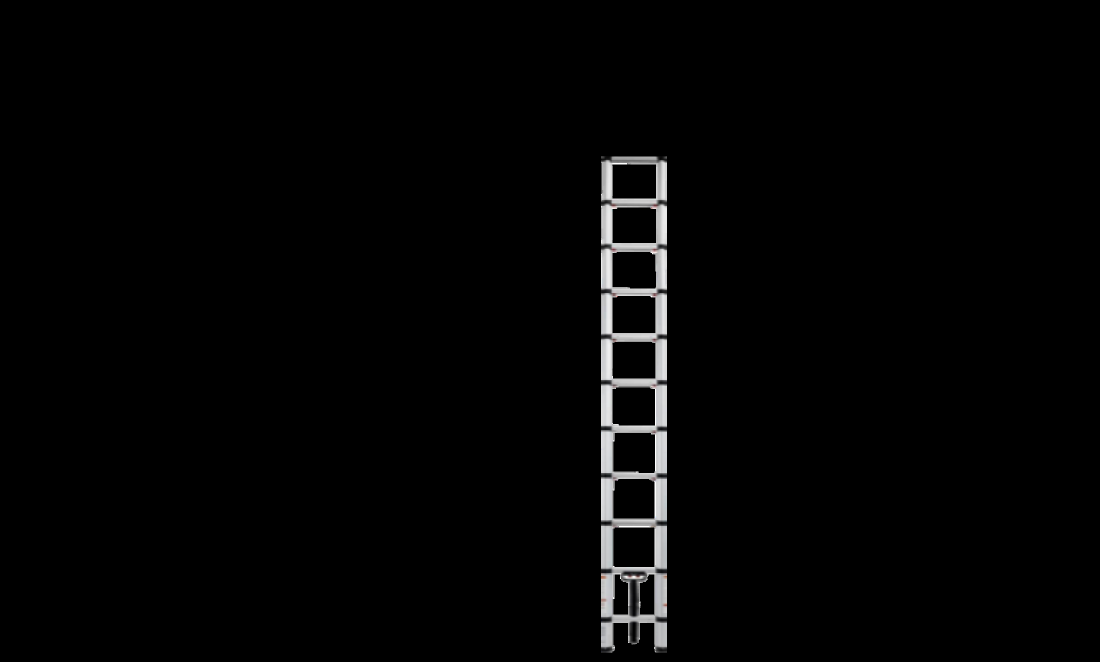
#> input picture p1/demo.png, 2200 x 1324 px (shown at 1/2 size)
$ python AffineTransformations.py
#> lines starting #> are read from the running program, lines starting #| are printed output that depends on the picture; after the words box and inside, x2 and y2 are one past the last pixel; in counts of white or black regions, pixels touching at a corner belong together
import cv2
import matplotlib.pyplot as plt
import numpy as np
from PIL import Image


# get bounding box
def bbox(img):
    rows = np.any(img, axis=1)
    cols = np.any(img, axis=0)
    rmin, rmax = np.where(rows)[0][[0, -1]]
    cmin, cmax = np.where(cols)[0][[0, -1]]

    return rmin, rmax, cmin, cmax


# generate image with black background
img = cv2.imread('demo.png')
#> img is the input picture: shape (1324, 2200, 3); mean B, G, R 4.2, 4.1, 4.1
rows, cols, dim = img.shape
#> rows = 1324; cols = 2200; dim = 3
img = cv2.cvtColor(img, cv2.COLOR_BGR2RGB)
M = np.float32([[1, 0, 0],
                [0, 1, 0],
                [0, 0, 1]])
result = cv2.warpPerspective(img, M, (int(cols), int(rows)))
cv2.imwrite("result.jpg", result)

# projection
result_img = cv2.imread('result.jpg')
result_img = cv2.cvtColor(result_img, cv2.COLOR_BGR2RGB)
rows, cols, dim = result_img.shape
rmin, rmax, cmin, cmax = bbox(result_img)
#> in bbox, `rows = np.any(img, axis=1)`: rows = 1324 rows, first 8: [False, False, False], [False, False, False], [False, False, False], [False, False, False], [False, False, False], [False, False, False], [False, False, False], [False, False, False]
#> in bbox, `cols = np.any(img, axis=0)`: cols = 2200 rows, first 8: [False, False, False], [False, False, False], [False, False, False], [False, False, False], [False, False, False], [False, False, False], [False, False, False], [False, False, False]
#> in bbox, `rmin, rmax = np.where(rows)[0][[0, -1]]`: rmin = 312; rmax = 1311
#> in bbox, `cmin, cmax = np.where(cols)[0][[0, -1]]`: cmin = 1199; cmax = 1344
#> rmin = 312; rmax = 1311; cmin = 1199; cmax = 1344
src = np.array([[cmin,rmin],[cmax,rmin],[cmin,rmax],[cmax,rmax]],dtype = "float32")
#> src = [[1199, 312], [1344, 312], [1199, 1311], [1344, 1311]]
dst = np.array([[cmin-1024,rmin+128],[cmax-1024,rmin+128],[cmin+1024,rmax-64],[cmax+1024,rmax-64]],dtype = "float32")
#> dst = [[175, 440], [320, 440], [2223, 1247], [2368, 1247]]
M = cv2.getPerspectiveTransform(src, dst)
#> M = [[1, 2.05, -1663.6], [3.28e-16, 0.808, 188], [4.86e-19, 1.95e-18, 1]]
out_img = cv2.warpPerspective(result_img, M,(int(cols*1.5), int(rows*1.5)))
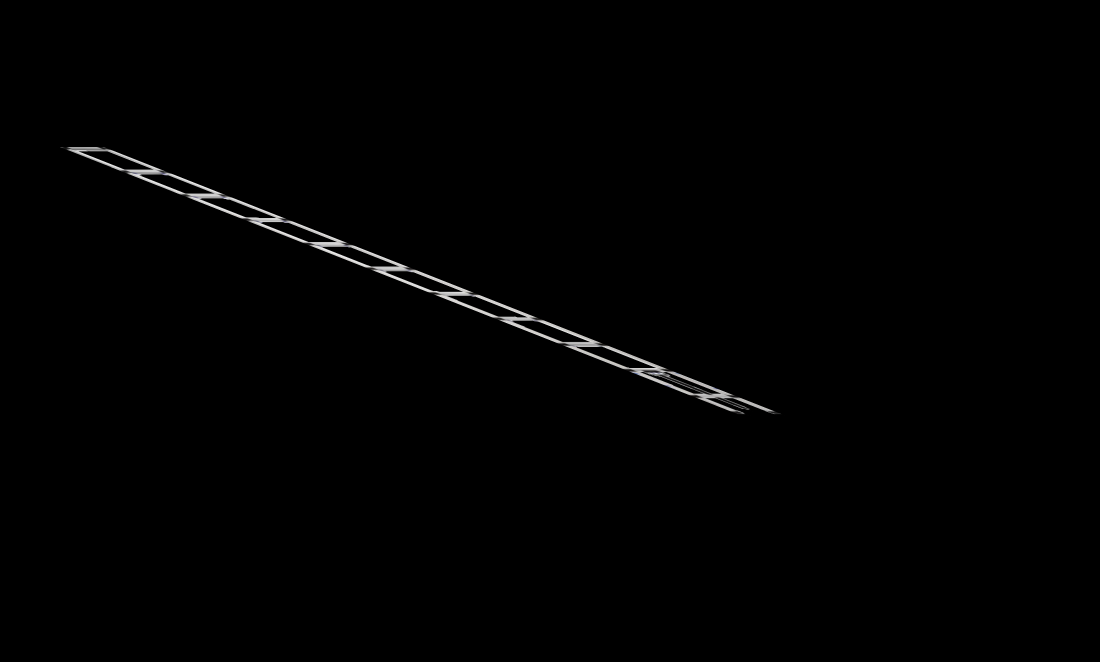
#> out_img: shape (1986, 3300, 3) (shown at 1/3 size); mean R, G, B 1.5, 1.5, 1.5
cv2.imwrite("project.jpg", out_img)


# rotate, and mirror image
result_img = cv2.imread('project.jpg')
#> result_img: shape (1986, 3300, 3)
result_img = cv2.cvtColor(result_img, cv2.COLOR_BGR2RGB)
rows, cols, dim = result_img.shape
#> rows = 1986; cols = 3300
# uncomment the line below and comment the next line will rotate the ladder.
# angle = np.radians(30)
angle = np.radians(0)
# transformation matrix for Rotation
M = np.float32([[np.cos(angle), -(np.sin(angle)), 0],
            	[np.sin(angle), np.cos(angle), 0],
            	[0, 0, 1]])

result = cv2.warpPerspective(result_img, M, (int(cols), int(rows)))

# uncomment the line below will mirror the ladder.
# result = cv2.flip(result, flipCode=-1)
cv2.imwrite("project_affine.jpg", result)


# find roi
img = cv2.imread("project_affine.jpg")
#> img: shape (1986, 3300, 3)
rmin, rmax, cmin, cmax = bbox(img)
#> in bbox (call 2), `rows = np.any(img, axis=1)`: rows = 1986 rows, first 8: [False, False, False], [False, False, False], [False, False, False], [False, False, False], [False, False, False], [False, False, False], [False, False, False], [False, False, False]
#> rmin = 440; rmax = 1247; cmin = 176; cmax = 2357
roi = img[rmin: rmax+1, cmin: cmax+1]
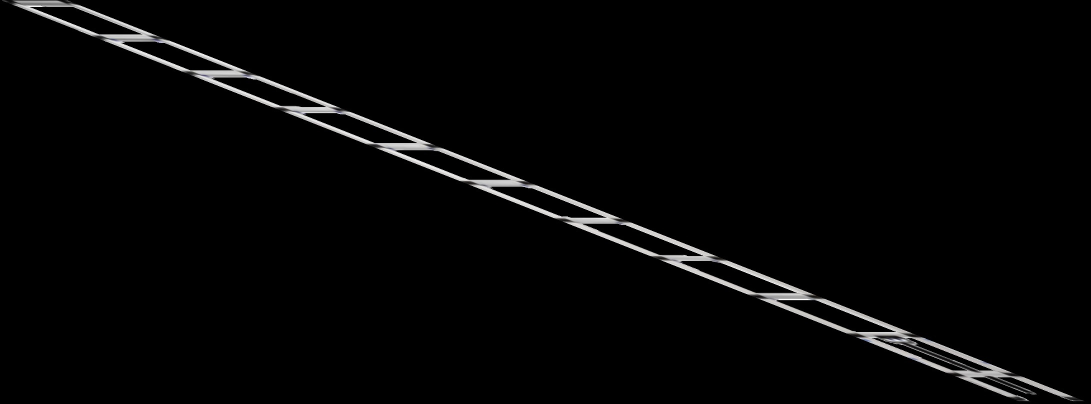
#> roi: shape (808, 2182, 3) (shown at 1/2 size); mean B, G, R 5.5, 5.5, 5.6


# paste the ladder into the backgound
img = cv2.imread("back.jpg")
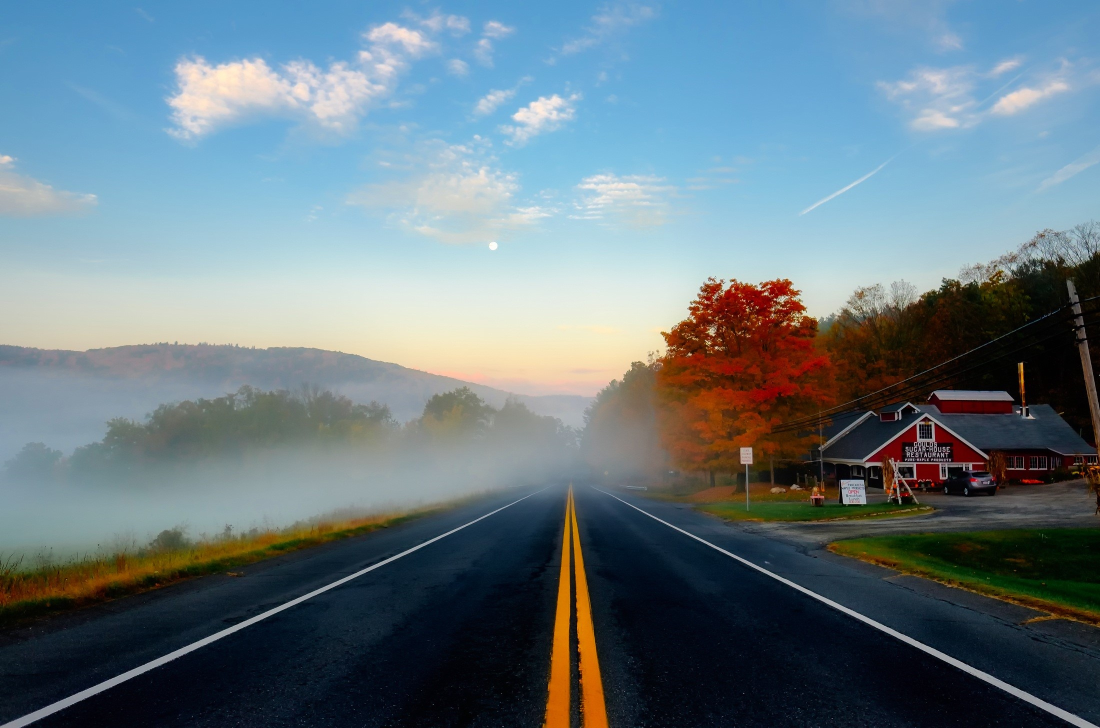
#> input picture p1/back.jpg, 2200 x 1456 px (shown at 1/2 size)
#> img is the input picture: shape (1456, 2200, 3); mean B, G, R 128.5, 120.3, 103.1
img_overlay_rgba = cv2.imread("project_affine.jpg")
img_overlay_rgba = cv2.cvtColor(img_overlay_rgba, cv2.COLOR_BGR2RGB)
img_overlay_rgba = cv2.resize(img_overlay_rgba, (360, 360))
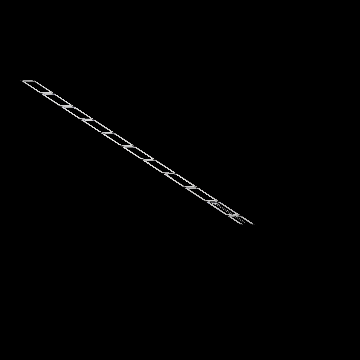
#> img_overlay_rgba: shape (360, 360, 3); mean R, G, B 1.5, 1.5, 1.5

# translation change x and y
# uncomment the line below and comment the next line will do the translation.
x, y = 1200, 1000 # default
# x, y = 1000, 1000
x_end = x + 360
y_end = y + 360


temp_img = img.copy()
small_img_gray = cv2.cvtColor(img_overlay_rgba, cv2.COLOR_RGB2GRAY)
small_img_gray = cv2.bitwise_not(small_img_gray)
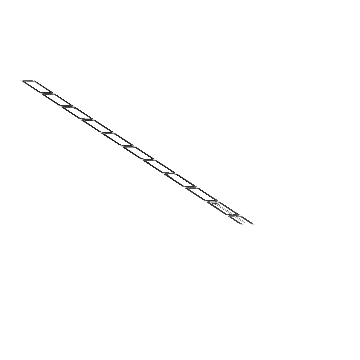
#> small_img_gray: shape (360, 360); min 8, max 255, mean 253.5
ret, mask = cv2.threshold(small_img_gray, 120, 255, cv2.THRESH_BINARY)
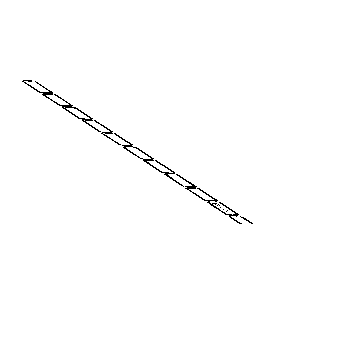
#> mask: shape (360, 360); 99.3% white; black in thin lines or dots, all inside (x1, y1, x2, y2) = (22, 80, 253, 224)
bg = cv2.bitwise_or(temp_img[y:y_end,x:x_end], temp_img[y:y_end,x:x_end], mask = mask)
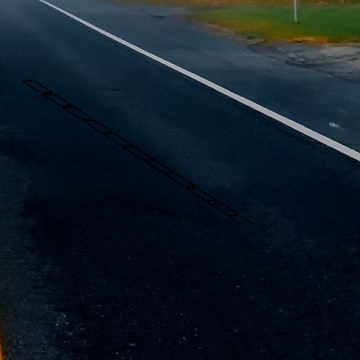
#> bg: shape (360, 360, 3); mean B, G, R 39.2, 28.1, 16.1
mask_inv = cv2.bitwise_not(small_img_gray)
fg = cv2.bitwise_and(img_overlay_rgba, img_overlay_rgba, mask=mask_inv)
final_roi = cv2.add(bg,fg)
img[y:y_end,x:x_end] = final_roi
#> img: shape (1456, 2200, 3); 0.05% of pixels changed, all inside (x1, y1, x2, y2) = (1219, 1080, 1457, 1226)
cv2.imwrite("img_result.jpg", img)
